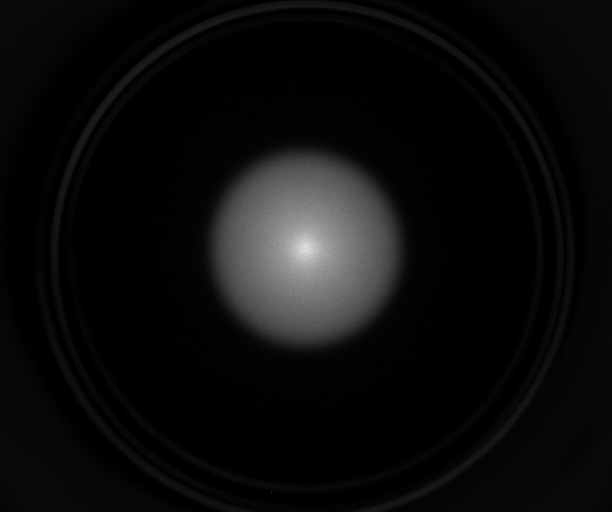
%> input picture Esperienze/Esperienza 3/CAMimages/plasma/plasma010.tif, 1224 x 1024 px (shown at 1/2 size)
$ octave lungh_plasma.m   (GNU Octave 9; MATLAB toolbox functions it lacks are replaced by stand-ins)
%> lines starting %> are read from the running program, lines starting %| are printed output that depends on the picture
%-------------------------------------------------------------------------%
%                 Calcolo della lunghezza del plasma                      %
%-------------------------------------------------------------------------%

close all
clear all

%-------------------------------------------------------------------------%
%           Funzione per effettuare il cambio di coordinate da            %
%                         cartesiane a polari                             %
%-------------------------------------------------------------------------%
function polar = cambio_coord(image, xr, yr, radius)
    % Numero celle per la griglia polare
    nr = radius; nt = floor(0.785 * radius);

    % Faccio l'interpolazione bilineare
    polar = zeros(nt, nr);
    for m=0:(nt-1)
        for n=0:nr

            % Calcolo le coordinate dell'asse della trappola
            xp = n * cos(2*m*pi/nt) + xr;
            yp = n * sin(2*m*pi/nt) + yr;

            % Determino gli strumenti che mi consentiranno di effettuare
            % l'interpolazione bilineare
            fxp = floor(xp); fyp = floor(yp);
            dx = xp-fxp; dy = yp - fyp;

            % Faccio l'interpolazione bilineare
            polar(m+1, n+1) = image(fxp, fyp) * (1 - dx) * (1-dy) + image(fxp + 1, fyp) * dx * (1 - dy) + image(fxp, fyp + 1) * (1 - dx) * dy + image(fxp + 1, fyp + 1) * dx * dy;
        end
    end
end


%-------------------------------------------------------------------------%
%        Funzione per risolvere un sistema tridiagonale trattando         %
%                    le sole diagonali principali                         %
%-------------------------------------------------------------------------%
function res = thomasDiag(a, b, c, n)

    if (length(a) ~= (length(b) - 1)) | (length(c) ~= (length(b)-1))
        disp("Dimensioni delle diagonali errate: controllare come vengono passati gli argomenti");
    end

    for i=1:length(a)
        b(i+1) = b(i+1) - c(i) * a(i)/b(i);
        n(i+1) = n(i+1) - c(i) * n(i)/b(i);
        c(i) = 0;
    end

    res = zeros(length(b), 1);
    res(length(b)) = n(length(b))/b(length(b));
    for i=1:length(b)-1
        res(length(b)-i) = (n(length(b)-i) - a(length(b)-i)*res(length(b)-i+1))/b(length(b)-i);
    end
end


%-------------------------------------------------------------------------%
%                Funzione per effettivamente risolvere il                 %
%                          problema di Poisson                            %
%-------------------------------------------------------------------------%
function pot = discrPoisson(rho, bc)

    % Controllo le dimensioni dei vettori forniti
    dim = size(rho); nth = dim(1); nr = dim(2);

    if dim(1) ~= length(bc)
        disp("Dimensioni matrice densità e boundary condition non compatibili")
    end


    % Valuto quale sia la matrice dei termini noti: la fft effettua la
    % trasformata di Fourier per colonne e quindi per come lavoriamo, ossia
    % angoli x posizioni radiali dovrebbe fare al caso nostro. Dobbiamo
    % anche imporre le BC in modo opportuno, ossia tale per cui consentano
    % di determinare il valore delle componenti della trasformata di
    % Fourier del potenziale sulle pareti della trappola
    eps0 = 8.854e-12; term_noti = -fft(rho)/eps0;
    term_noti(:, nr+1) = fft(bc);
    dr = 45e-3/nr; dt = 2*pi/nth; pot = zeros(nth, nr+1);


    % Devo risolvere il problema m volte in modo tale da determinare in
    % tutto il dominio quanto valga il potenziale: dobbiamo stare attenti a
    % quale valore forniamo come input del thomas solver, dato che tutte le
    % matrici con cui stiamo lavorando sono angolo x posizione radiale
    for m=0:(nth-1)

        diag1 = zeros(1, nr);
        diag2 = zeros(1, nr);
        diagP = zeros(1, nr+1);

        % Caso con m = 0, In questo caso dobbiamo porre particolare
        % attenzione alla costruzione della matrice per il thomas solver
        % dato che è l'unico caso che si discosta, per natura fisica, da
        % tutte le altre matrici
        if m == 0
            diagP(1) = - 4/(dr^2);
            diag1(1) = 4/(dr^2);

            for j=2:nr
                diagP(j) = - 2/(dr^2);
                diag1(j) = 1/(dr^2) + 1/(2 * (j-1) * dr^2);
                diag2(j-1) = 1/(dr^2) - 1/(2 * (j-1) * dr^2);
            end

            diagP(nr+1) = 1;
            diag2(nr) = 0;
        end


        if m ~= 0
            diagP(1) = 1;
            diag1(1) = 0;

            bm2 = (sin(m*dt/2)/(dt/2))^2;
            for j=2:nr
                diagP(j) = - 2/(dr^2) - bm2/((2 *(j-1) * dr)^2);
                diag1(j) = 1/(dr^2) + 1/(2 * (j-1) * dr^2);
                diag2(j-1) = 1/(dr^2) - 1/(2 * (j-1) * dr^2);
            end

            diagP(nr+1) = 1;
            diag2(nr) = 0;
        end

        % Risolvo il problema utilizzando l'algoritmo di thomas
        pot(m+1, :) = thomasDiag(diag1, diagP, diag2, term_noti(m+1, :));
    end

    % Faccio l'anti-trasformata e risolvo
    pot = ifft(pot);
end


%-------------------------------------------------------------------------%
%            Funzione per la determinazione delle intersezioni            %
%                     con il potenziale della trappola                    %
%-------------------------------------------------------------------------%
function zpos = pot_ELTRAP(v, offset, v_plasma)

    % lengths - inner electrodes shortened 1 mm for the gaps
    z(1)=0; z(2)=z(1)+149.5e-3;             % SH
    z(3)=z(2)+1e-3; z(4)=z(3)+89e-3;        % C8
    z(5)=z(4)+1e-3; z(6)=z(5)+89e-3;        % C7
    z(7)=z(6)+1e-3; z(8)=z(7)+89e-3;        % C6
    z(9)=z(8)+1e-3; z(10)=z(9)+149e-3;      % S4
    z(11)=z(10)+1e-3; z(12)=z(11)+89e-3;    % C5
    z(13)=z(12)+1e-3; z(14)=z(13)+149e-3;   % S2
    z(15)=z(14)+1e-3; z(16)=z(15)+89e-3;    % C4
    z(17)=z(16)+1e-3; z(18)=z(17)+149e-3;   % S8
    z(19)=z(18)+1e-3; z(20)=z(19)+89e-3;    % C2
    z(21)=z(20)+1e-3; z(22)=z(21)+89e-3;    % C1
    z(23)=z(22)+1e-3; z(24)=z(23)+89.5e-3;  % GND


    N=12; % number of electrodes
    Nmax=3000; % truncation of the series
    pace=.5e-4;
    zx=z(1):pace:z(24);
    L=z(24);
    Rw=0.045;

    term1=0; phi=zeros(1,length(zx));

    % Actual potential computation
    for n=1:Nmax
        kn=n*pi/L;
        kn2=kn^2;
        term1=(v(1)*cos(kn*z(1))-v(N)*cos(kn*z(2*N)))/kn;
        term2=0;

        for i=1:N-1
            term2=term2+((v(i+1)-v(i))/(z(2*i+1)-z(2*i))*(sin(kn*z(2*i+1))-sin(kn*z(2*i)))/kn2);
        end
        phi=phi+(term1+term2)*besseli(0,kn*offset)/besseli(0,kn*Rw)/L*2*sin(kn*zx);
    end

    % Looping over array, we keep track of every intersection
    conta = 0;
    for i=2:length(phi)
        if ((v_plasma > phi(i-1)) && (v_plasma < phi(i))) | ((v_plasma < phi(i-1)) && (v_plasma > phi(i)))
            conta = conta + 1;
            zpos(conta) = zx(i-1) + (zx(i) - zx(i-1))/(phi(i) - phi(i-1)) * (v_plasma - phi(i-1));
        end
    end
end

% Potenziali dei vari elettrodi costituenti la trappola
prompt={'SH','C8','C7','C6','S4','C5','S2','C4','S8','C2','C1','GND'};
default={'0','0','-160','0','0','0','0','0','0','0','-160','0'};
dlgtitle = 'Electrode voltages';
answer=inputdlg(prompt,dlgtitle,[1 50],default);
%> the answer given: 0, 0, -160, 0, 0, 0, 0, 0, 0, 0, -160, 0
v(1)=str2num(answer{1});
v(2)=str2num(answer{2});
v(3)=str2num(answer{3});
v(4)=str2num(answer{4});
v(5)=str2num(answer{5});
v(6)=str2num(answer{6});
v(7)=str2num(answer{7});
v(8)=str2num(answer{8});
v(9)=str2num(answer{9});
v(10)=str2num(answer{10});
v(11)=str2num(answer{11});
v(12)=str2num(answer{12});

% Leggo l'immagine necessaria per la determinazione del valore del
% potenziale di plasma
path = '/home/filippo/Desktop/CODICINI/LABO_PLASMI/Esperienze/Esperienza 1/Dati/CAMimages/plasma_pulite/plasma010.tif';
im_plasma = double(imread(path));
%> im_plasma: size 1024x1224 double; min 4, max 449, mean 26.2; mean of the top-left, top-right, bottom-left and bottom-right quarters 28, 27.8, 23.9, 24.9

% Altri parametri necessari per la determinazione della lunghezza di plasma
% (nr, offset, rw, kfactor, Lp)
prompt1={'rw','nr','Lp','offset','kfactor', 'N_it'};
default1={'0.045','419','0.81','0','-4.263e-17', '10'};
dlgtitle1 = 'Electrode voltages';
answer1=inputdlg(prompt1,dlgtitle1,[1 50],default1);
%> the answer given: 0.045, 419, 0.81, 0, -4.263e-17, 10

rw = str2num(answer1{1});
nr = str2num(answer1{2});
Lp = str2num(answer1{3});
off_pl = str2num(answer1{4});
k_factor = str2num(answer1{5});
N_it = str2num(answer1{6});

% Variabili necessarie per il corretto calcolo della densità del plasma
% presente nella trappola
nth = floor(0.785 * nr); l_pixel = rw/nr;
bc = zeros(nth, 1);

for i=1:N_it
    disp(['Calcolo lunghezza di plasma: iterazione ' num2str(i)])
    % Creazione dell'immagine polare di plasma (con anche opportuna
    % normalizzazione del contenuto dei pixels)
    appo = im_plasma * k_factor/(l_pixel^2 * Lp);
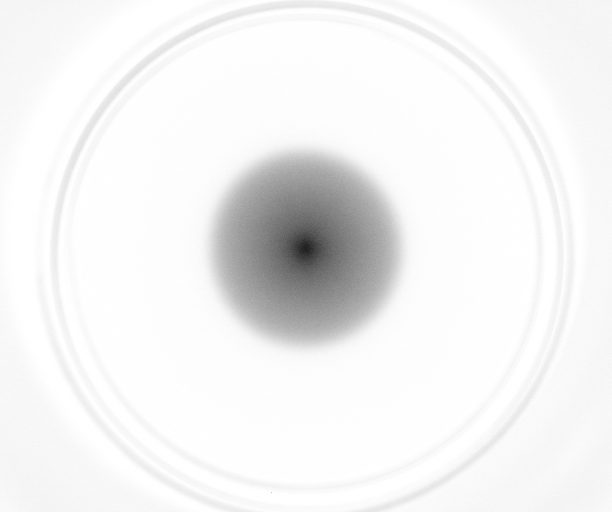
%> appo: size 1024x1224 double (shown at 1/2 size); min -2.05e-06, max -1.83e-08, mean -1.19e-07; drawn with min black and max white
    pla_polare = cambio_coord(appo, 502, 602, nr-1);
%> after the loop in cambio_coord, `for m=0:(nt-1)`:
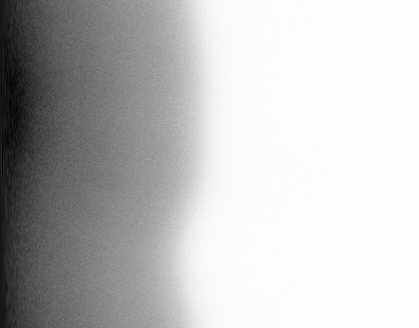
%> polar: size 328x419 double; min -1.88e-06, max -1.83e-08, mean -4.84e-07; drawn with min black and max white

    % Determinazione del potenziale e valutazione del minimo del plasma
    % (necessario per il calcolo della lunghezza)
    pot = discrPoisson(pla_polare, bc);
%> after the loop in discrPoisson, `for m=0:(nth-1)`: bm2 = 1; diag1 = 419 values, max 130045185.2 at index 2, min 0 at index 1, mean 87174128.7; diag2 = 419 values, max 86593085.8 at index 418, min 0 at index 419, mean 85805624.4; diagP = 420 values, max 1 at index 1, min -195067115 at index 2, mean -172652657.8
%> in discrPoisson, `pot = ifft(pot);`:
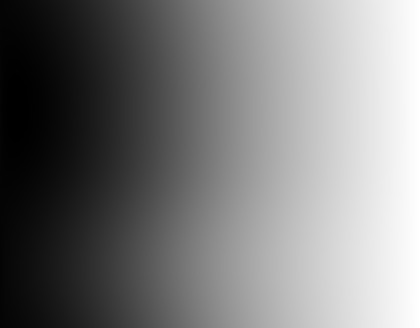
%> pot: size 328x420 double; min -29.6, max 0, mean -15.16; drawn with min black and max white
    min_pot = min(min(real(pot)));
%> min_pot = -29.6

    % Intersezione ed aggiornamento del valore della lunghezza di plasma
    inte = pot_ELTRAP(v, off_pl, min_pot);
%> after the loop in pot_ELTRAP, `for i=2:length(phi)`: conta = 4; zpos = [0.215 0.355 1.11 1.26]
%> inte = [0.215 0.355 1.11 1.26]
    Lp = inte(3) - inte(2);
%> Lp = 0.76
%> (the run ends here)
